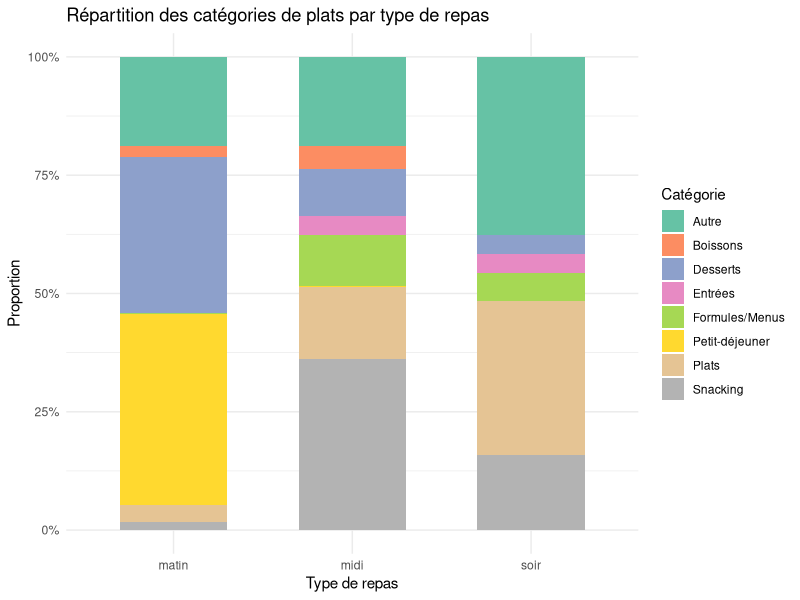

Reproduce this figure in R.
## ---- chunk 1
library(tidyverse)
library(scales)

restaurants <- read_csv("../data/liste_restaurants.csv", show_col_types = FALSE)
menus       <- read_csv("../data/menus_complets_enrichis.csv", show_col_types = FALSE) %>%
  mutate(date = as.Date(date, format = "%d/%m/%Y"))

# Dictionnaire de regroupement des catégories
groupes <- c(
  "Entrées"        = "entr",
  "Plats"          = "plat|chaud|accompagne|grillade",
  "Desserts"       = "dessert|douceur|patisserie|compote|yaourt",
  "Boissons"       = "boisson|cafe|froid",
  "Snacking"       = "sandwich|panini|snacking|salade",
  "Formules/Menus" = "formule|menu",
  "Petit-déjeuner" = "viennois|petit.dej"
)

# Fonction de regroupement
classer <- function(categorie) {
  cat_lower <- tolower(categorie)
  for (groupe in names(groupes)) {
    if (str_detect(cat_lower, groupes[groupe])) return(groupe)
  }
  return("Autre")
}

# Calcul des proportions
structure_repas <- menus %>%
  mutate(categorie_groupe = map_chr(categorie, classer)) %>%
  group_by(repas, categorie_groupe) %>%
  summarise(n = n(), .groups = "drop") %>%
  group_by(repas) %>%
  mutate(proportion = n / sum(n))

# Visualisation
ggplot(structure_repas,
       aes(x = repas, y = proportion, fill = categorie_groupe)) +
  geom_col(position = "fill", width = 0.6) +
  scale_y_continuous(labels = scales::percent_format()) +
  scale_fill_brewer(palette = "Set2", name = "Catégorie") +
  labs(
    title = "Répartition des catégories de plats par type de repas",
    x     = "Type de repas",
    y     = "Proportion"
  ) +
  theme_minimal(base_size = 11)
